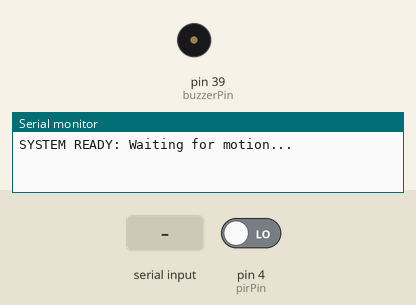
Bench run of a sketch on a simulated Arduino Mega 2560, built with avr-gcc and run on an emulated ATmega2560. Shown: buzzer (waves = sounding), the last lines printed to the serial monitor. The test bench sets the inputs (shaded band); at power-on: pin 4 (pirPin) LOW.

Above: at 1.2 s.
1.3 s: "WELCOME\n" received over Serial
At 1.5 s:
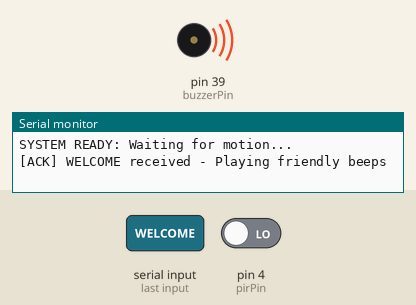
6.5 s: "ALARM_ON\n" received over Serial
At 7.7 s:
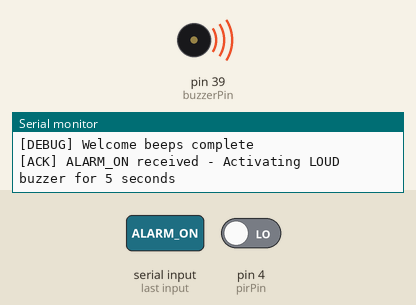
8.0 s: "ALARM_OFF\n" received over Serial
Timing chart, 0 to 11.0 s (numbered marks = the images above; inputs shaded):
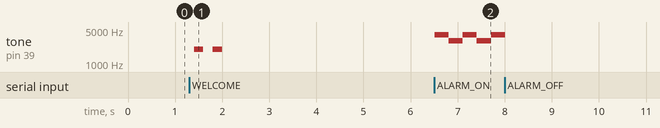

Measured:
- after the input at 1.3 s, tone on pin 39 (buzzerPin): alternates 2000 Hz for 0.20 s and silent for 0.20 s, 4 changes in all, then stays silent, starting after 0.10 s
- after the input at 6.5 s, tone on pin 39 (buzzerPin): alternates 4000 Hz for 0.30 s and 3000 Hz for 0.30 s, starting at once

The sketch:

arduinocode.ino
```cpp
// --- PIN CONFIGURATION ---
const int pirPin = 4;       // PIR Sensor Data Pin
const int buzzerPin = 39;   // Buzzer Signal Pin

// --- STATE MANAGEMENT ---
bool motionDetectedBefore = false;
unsigned long lastMotionTime = 0;
const unsigned long COOLDOWN_PERIOD = 5000;   // 5 seconds cooldown to prevent spam
const unsigned long BUZZER_DURATION = 5000;   // 5 seconds buzzer duration (LOUDER & LONGER)
unsigned long buzzerStartTime = 0;
bool buzzerActive = false;
bool alarmOverride = false;  // For remote control from Python

// --- BUZZER SETTINGS ---
// INTRUDER ALARM (MAXIMUM LOUDNESS)
const int BUZZER_FREQ_HIGH = 4000;  // Very high frequency (Hz) - Maximum loudness for passive buzzers
const int BUZZER_FREQ_LOW = 3000;   // High frequency for alternating siren effect
const unsigned long SIREN_INTERVAL = 200;  // Alternate frequency every 200ms (faster = more urgent)
unsigned long lastSirenToggle = 0;
bool sirenHighTone = true;

// WELCOME BEEP (Short & Pleasant)
const int WELCOME_FREQ = 2000;      // Pleasant mid-high frequency (louder than before)
const int WELCOME_BEEP_DURATION = 150;  // Each beep lasts 150ms
const int WELCOME_BEEP_GAP = 100;   // Gap between beeps
const int WELCOME_BEEP_COUNT = 2;   // Number of beeps (2 quick beeps)

// Welcome beep state machine
enum WelcomeState { WELCOME_IDLE, WELCOME_BEEP, WELCOME_GAP };
WelcomeState welcomeState = WELCOME_IDLE;
int welcomeBeepCounter = 0;
unsigned long welcomeBeepTimer = 0;

void setup() {
  Serial.begin(9600);           // Must match Python's BAUD_RATE (9600)

  // Configure Pins
  pinMode(pirPin, INPUT);       // Read from PIR sensor
  pinMode(buzzerPin, OUTPUT);   // Write to buzzer

  // Start in silence
  noTone(buzzerPin);
  digitalWrite(buzzerPin, LOW);

  Serial.println("SYSTEM READY: Waiting for motion...");
}

void loop() {
  // --- 1. CHECK FOR SERIAL COMMANDS FROM PYTHON ---
  if (Serial.available() > 0) {
    String command = Serial.readStringUntil('\n');
    command.trim();

    if (command == "ALARM_ON") {
      // Python gateway detected intruder - activate LOUD alarm
      Serial.println("[ACK] ALARM_ON received - Activating LOUD buzzer for 5 seconds");
      alarmOverride = true;
      buzzerActive = true;
      buzzerStartTime = millis();
      lastSirenToggle = millis();
      sirenHighTone = true;
      welcomeState = WELCOME_IDLE;  // Cancel any welcome beep
      tone(buzzerPin, BUZZER_FREQ_HIGH);  // Start with high frequency
    }
    else if (command == "WELCOME") {
      // Python gateway detected authorized user - play welcoming beeps
      Serial.println("[ACK] WELCOME received - Playing friendly beeps");
      welcomeState = WELCOME_BEEP;
      welcomeBeepCounter = 0;
      welcomeBeepTimer = millis();
      tone(buzzerPin, WELCOME_FREQ);  // Start first beep
    }
    else if (command == "ALARM_OFF") {
      // Optional: Allow Python to turn off alarm
      Serial.println("[ACK] ALARM_OFF received");
      alarmOverride = false;
      buzzerActive = false;
      welcomeState = WELCOME_IDLE;
      noTone(buzzerPin);
    }
  }

  // --- 2. READ PIR SENSOR ---
  int motionState = digitalRead(pirPin);
  unsigned long currentTime = millis();

  // --- 3. MOTION DETECTION LOGIC ---
  if (motionState == HIGH && !motionDetectedBefore) {
    // Motion detected for the first time (rising edge)

    // Check cooldown period to prevent repeated triggers
    if ((currentTime - lastMotionTime) > COOLDOWN_PERIOD) {
      Serial.println("MOTION");  // *** CRITICAL: Send signal to Python ***
      Serial.println("[DEBUG] Motion Detected! -> Notifying Python Gateway");

      motionDetectedBefore = true;
      lastMotionTime = currentTime;
    }
  }
  else if (motionState == LOW && motionDetectedBefore) {
    // Motion stopped (falling edge)
    motionDetectedBefore = false;
    Serial.println("[DEBUG] Motion ended - Back to monitoring");
  }

  // --- 4. INTRUDER ALARM CONTROL (Siren Effect & Auto-timeout) ---
  if (buzzerActive) {
    // Create alternating siren effect for louder/more noticeable alarm
    if ((currentTime - lastSirenToggle) > SIREN_INTERVAL) {
      sirenHighTone = !sirenHighTone;
      if (sirenHighTone) {
        tone(buzzerPin, BUZZER_FREQ_HIGH);  // High pitch
      } else {
        tone(buzzerPin, BUZZER_FREQ_LOW);   // Low pitch
      }
      lastSirenToggle = currentTime;
    }

    // Auto turn off buzzer after 5 seconds duration
    if ((currentTime - buzzerStartTime) > BUZZER_DURATION) {
      noTone(buzzerPin);
      buzzerActive = false;
      alarmOverride = false;
      Serial.println("[DEBUG] LOUD Buzzer ended after 5 seconds");
    }
  }

  // --- 5. WELCOME BEEP CONTROL (State Machine for Short Beeps) ---
  if (welcomeState != WELCOME_IDLE) {
    switch (welcomeState) {
      case WELCOME_BEEP:
        // Playing a beep
        if ((currentTime - welcomeBeepTimer) >= WELCOME_BEEP_DURATION) {
          noTone(buzzerPin);  // Stop beep
          welcomeBeepCounter++;

          if (welcomeBeepCounter >= WELCOME_BEEP_COUNT) {
            // All beeps done
            welcomeState = WELCOME_IDLE;
            Serial.println("[DEBUG] Welcome beeps complete");
          } else {
            // Move to gap between beeps
            welcomeState = WELCOME_GAP;
            welcomeBeepTimer = currentTime;
          }
        }
        break;

      case WELCOME_GAP:
        // Gap between beeps
        if ((currentTime - welcomeBeepTimer) >= WELCOME_BEEP_GAP) {
          // Start next beep
          tone(buzzerPin, WELCOME_FREQ);
          welcomeState = WELCOME_BEEP;
          welcomeBeepTimer = currentTime;
        }
        break;

      default:
        break;
    }
  }

  // Small delay for stability
  delay(100);
}
```
